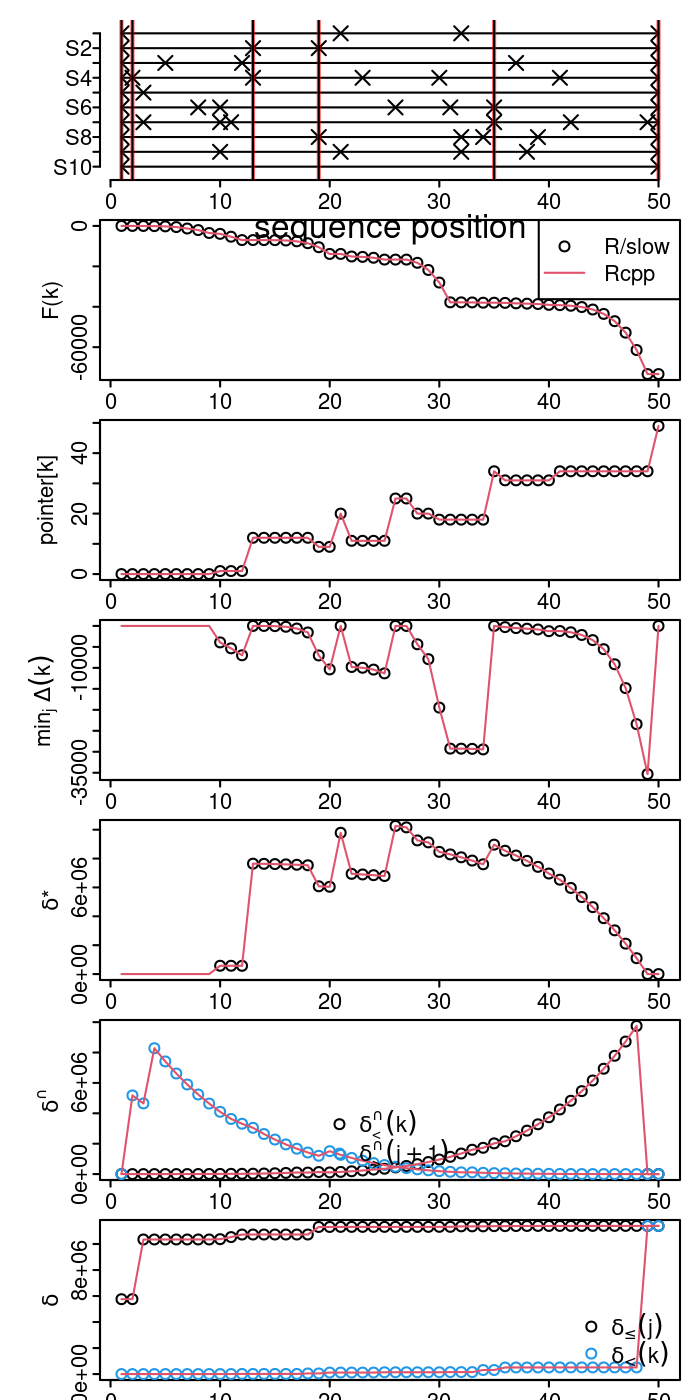

Here is the R script that generated this plot:
Sys.setenv("R_TESTS" = "")

debug <- FALSE

if ( debug ) {
    setwd("~/programs/consseg/tests")
    source("../R/consseg_r.R")
    library(Rcpp)
    sourceCpp("../src/consseg.cpp")
} else {
    library(consseg)
}


## GENERATE RANDOM SEGMENTS
n <- 50 # SEQUENCE LENGTH
M <- 10 # number segmentations (breakpoint lists)
l <- 4 # average number of segments
set.seed(1) # for constant results
b <- random_breakpoints(m=M,n=n,lambda=l)
bl <- lapply(b, function(x) sort(unique(c(1,x,n,n+1))))

## weights
w <- rep(1/M, M)

## R implementation
aeh_r <- function(L,n) {L^5/5}
cons_r <- consensus_r(bl, n=n, w=w, e=aeh_r, store=TRUE, test=TRUE)

## Rcpp implementation
aeh_c <- compileEquation("L*L*L*L*L/5")
cons_c <- consensus_c(bl, w=w, e=aeh_c, n=n,store=TRUE)

## plot results
png("test_internals.png", units="in", width=3.5, height=7, res=200)
par(mfcol=c(7,1),mai=c(.5,.5,.1,.1), mgp=c(1.4,.3,0), tcl=-.25)
par(mai=c(.1,.5,.1,.1))
plot_breaklist(b,lwd=1)
abline(v=cons_c$breakpoints, col="#FF000099",lwd=2)
abline(v=cons_r$breakpoints, col="#000000", lwd=1)
plot(cons_r$values$F,  type="p",xlab="sequence position k", ylab="F(k)")
lines(cons_c$values$F, col=2)
legend("topright",c("R/slow","Rcpp"),lty=c(NA,1),pch=c(1,NA),col=1:2)
plot(cons_r$values$ptr, type="p",
     ylab=expression("pointer[k]"))
lines(cons_c$values$ptr, col=2)
plot(cons_r$values$Dk, type="p",xlab="sequence position k",
     ylab=expression(min[j]~Delta(k)))
lines(cons_c$values$Dk, col=2)
plot(cons_r$values$dstar, ylab=expression(delta*"*"))
lines(cons_c$values$dstar, col=2)
plot(cons_r$values$dcd, ylab=expression(delta^intersect()),
     ylim=range(c(cons_r$values$dcd,cons_r$values$dcu),na.rm=TRUE))
points(cons_r$values$dcu, col=4)
lines(cons_c$values$dcd, col=2)
lines(cons_c$values$dcu, col=2)
legend("bottom",c(expression(delta["<"]^intersect()*(k)),
                  expression(delta[">"]^intersect()*(j+1))),
       bty="n",col=c(1,4),pch=1)
plot(cons_r$values$dsq, ylab=expression(delta),ylim=c(0,max(c(cons_r$values$dsq,cons_r$values$dsm))))
    points(cons_r$values$dsm, col=4)
lines(cons_c$values$dsm, col=2)
lines(cons_c$values$dsq, col=2)
legend("bottomright",c(expression(delta[""<=""](j)),
                       expression(delta[""<""](k))),bty="n",col=c(1,4),pch=1)
dev.off()


## TODO: use testthat to test equality here
cons_c$breakpoints
cons_r$breakpoints

cons_c$values$ptr
cons_r$values$ptr



cons_c$values$Dk
cons_r$values$Dk

cons_c$values$dstar
cons_r$values$dstar ## NOTE: should be null for test=TRUE option above!
consensus_r(bl, n=n, w=w, e=aeh_r, store=TRUE, test=FALSE)$values$dstar
